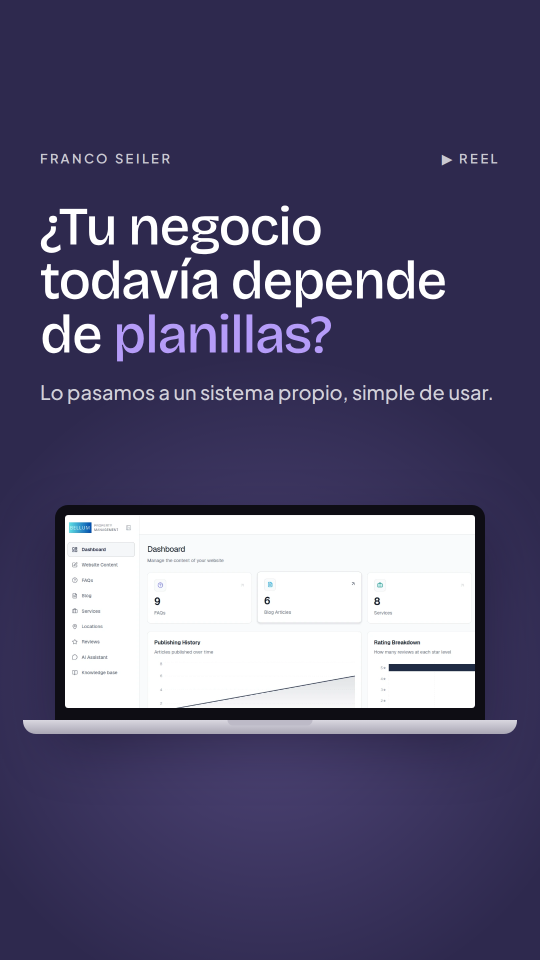
#> input picture instagram/feed-v2/out/01-portada-reel.png, 1080 x 1920 px, given in place of 05.png, which was not available (shown at 1/2 size)
$ python portadas-reel.py
#> lines starting #> are read from the running program, lines starting #| are printed output that depends on the picture; pictures that were not available may be replaced by others from this repository, and a replacement may not be noted
# Portadas de reels en 1080x1920: la portada 3:4 de la grilla centrada, con el mismo fondo arriba y abajo.
# Instagram muestra en el perfil el centro 3:4, así que la grilla queda igual. Uso: python3 portadas-reel.py
from PIL import Image
# La del 01 se arma en index.html (#r01).
for n, color in [(5, (46, 41, 78))]:
    src = Image.open(f'out/{n:02d}.png').convert('RGB')
#> src is the input picture: PIL image 1080x1920 RGB; mean R, G, B 86.7, 82.3, 113.3
    c = Image.new('RGB', (1080, 1920), color)
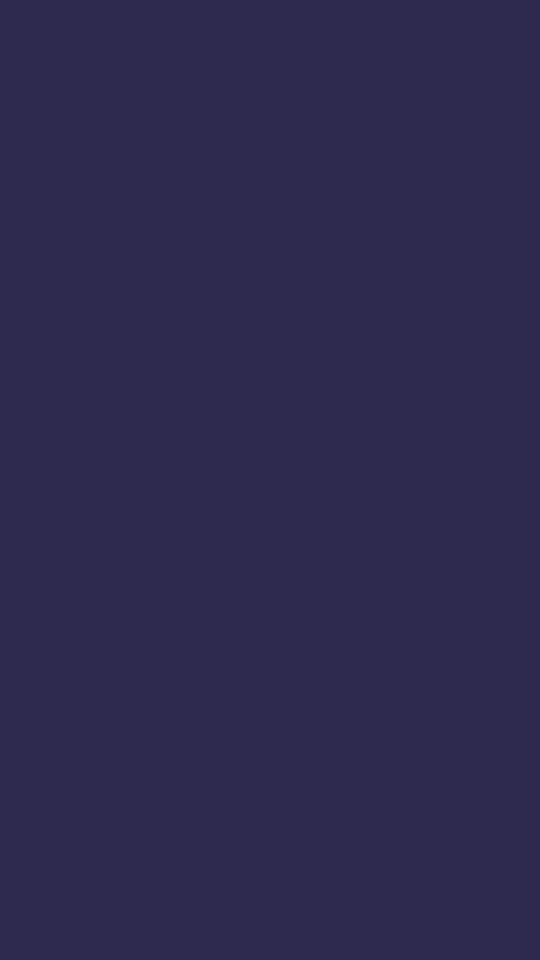
#> c: PIL image 1080x1920 RGB (shown at 1/2 size); mean R, G, B 46, 41, 78
    c.paste(src, (0, 240))
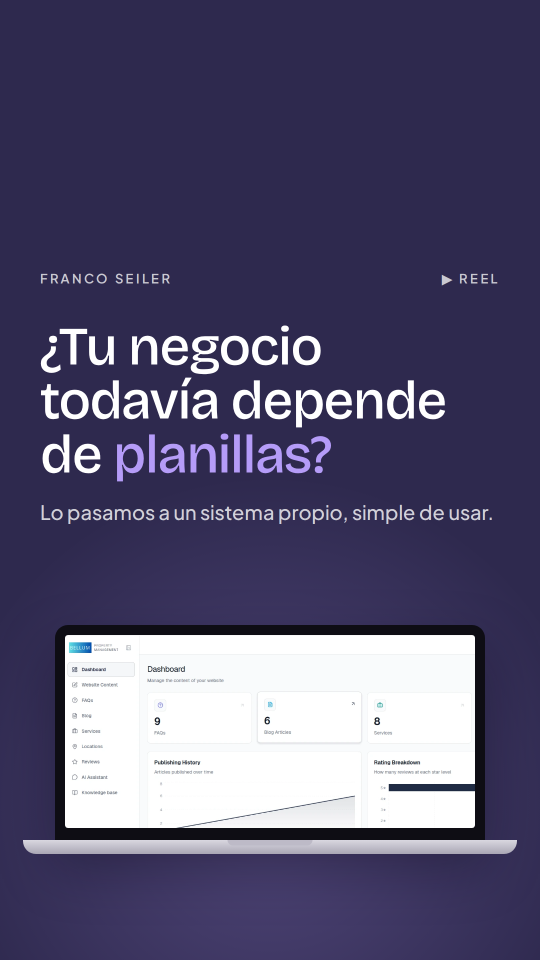
#> c: PIL image 1080x1920 RGB (shown at 1/2 size); mean R, G, B 85.8, 81.5, 112.2
    c.save(f'out/{n:02d}-portada-reel.jpg', quality=95)
